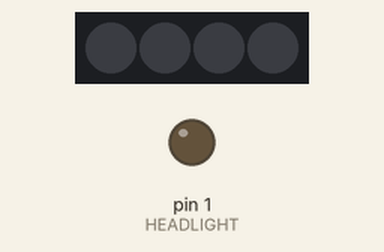
A sketch run on a simulated Arduino Uno, built with avr-gcc and run on an emulated ATmega328P. Shown: 4 RGB LEDs in strip order, left to right, output pins drawn as LEDs (lit = HIGH). Dim RGB values are drawn brighter than linear.

Above: at 0.1 s.
At 3.1 s:
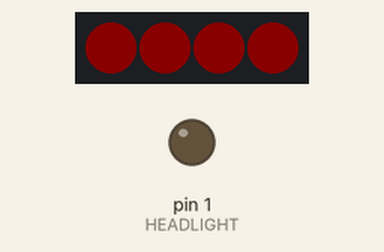
At 8.9 s:
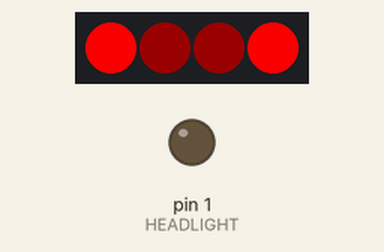
At 14.4 s:
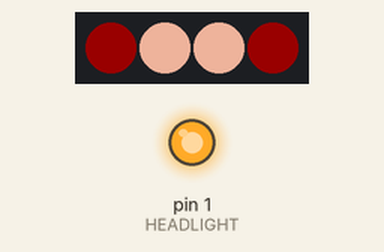
At 19.2 s:
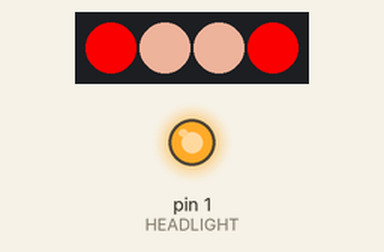
At 35.7 s:
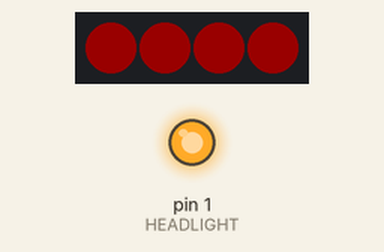
Timing chart, 0 to 37.2 s (numbered marks = the images above):
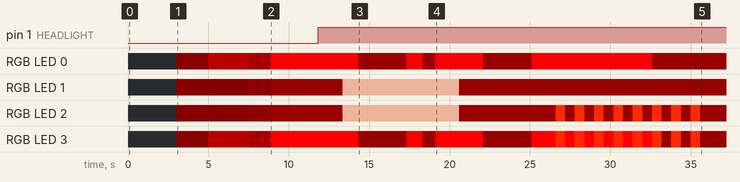

The sketch:

BrakeLights.ino
```cpp
// (licence header left out)
#include <Adafruit_NeoPixel.h>

#define PIN            0
#define NUMPIXELS      4

#define LEFT_OUTER      0
#define LEFT_INNER      1
#define RIGHT_INNER     2
#define RIGHT_OUTER     3

#define HEADLIGHT         1

Adafruit_NeoPixel strip = Adafruit_NeoPixel(NUMPIXELS, PIN, NEO_GRB + NEO_KHZ800);

// Color definitions
int off[]          = {  0,   0,   0};
int redDim[]       = { 10,   0,   0};
int red[]          = { 25,   0,   0};
int redBright[]    = {70,   0,   0};
int redXBright[]   = {240,   0,   0};
int white[]        = {200, 150, 130};
int orangeBright[] = {250,  40,   0};


void setup() {
  strip.begin(); // This initializes the NeoPixel library.

  pinMode(HEADLIGHT, OUTPUT);
  digitalWrite(HEADLIGHT, LOW);
}

void loop() {
  int i;
  int turnTimer;

  //Set all addressable LEDs to OFF
  clear();
  strip.show();
  delay(3000);

  // Car turned on
  setTailLights(redDim);

  delay(2000);

  // Brakes applied
  setTailLights(redBright, redDim);

  delay(2500);

  // Starter cranking lights dim with each engine rotation
  int crankTimer = 100;
  int crankTlower = crankTimer;
  for(i = 0; i < 10; i++) {
    crankTlower = crankTlower -= i*2;
    setTailLights(redBright, red); // Bright
    delay(crankTlower);
    setTailLights(red, redDim); // Dim
    delay(crankTlower);
  }
  setTailLights(redXBright, red); // End on brighter

  delay(3000);

  //Headlights On
  digitalWrite(HEADLIGHT, HIGH);

  delay(1500);

  // Goes into reverse
  setTailLights(redXBright, white);

  delay(1000);

  // Brakes released
  setTailLights(red, white);

  delay(3000);

  // Brakes applied
  setTailLights(redXBright, white);

  delay(1000);

  // Brakes released
  setTailLights(red, white);

  delay(750);

  // Brakes applied
  setTailLights(redXBright, white);

  delay(1500);

  // Reverse released
  setTailLights(redXBright, red);

  delay(1500);

  // Brakes released
  setTailLights(red);

  delay(3000);

  // Brakes applied
  setTailLights(redXBright, red);

  delay(1500);

  // Right turn signal applied
  turnTimer = 600;
  // 4 times
  for(i=0; i<5; i++) {
    setTailLights(redXBright, red, orangeBright, orangeBright); // Turn signal
    delay(turnTimer);
    setTailLights(redXBright, red, red, redXBright); // Normal
    delay(turnTimer);
  }
  // Brakes released
  // 2 more with breakes released
  for(i=0; i<3; i++) {
  setTailLights(red, red, orangeBright, orangeBright); // Turn signal, no brake
  delay(turnTimer);
  setTailLights(red, red, red, red);
  delay(turnTimer);
  }
  // Turn signal released

  delay(500);

  //Drive forward for some time
   setTailLights(red);
   delay(5000);

   // Brakes applied
  setTailLights(redXBright, red);

  delay(1500);

  // Right turn signal applied
  turnTimer = 600;
  // 2 times
  for(i=0; i<3; i++) {
    setTailLights(redXBright, red, orangeBright, orangeBright); // Turn signal
    delay(turnTimer);
    setTailLights(redXBright, red, red, redXBright); // Normal
    delay(turnTimer);
  }
  // Brakes released
  // 5 more with breakes released
  for(i=0; i<6; i++) {
  setTailLights(red, red, orangeBright, orangeBright); // Turn signal, no brake
  delay(turnTimer);
  setTailLights(red, red, red, red);
  delay(turnTimer);
  }
  // Turn signal released

  delay(500);

  //Drive forward for some time
   setTailLights(red);
   delay(5000);

   // Brakes applied
  setTailLights(redXBright, red);

  delay(1500);

  // Left turn signal applied with one bulb burned out
  turnTimer = 200;
  // 9 times
  for(i=0; i<10; i++) {
    setTailLights(redXBright, orangeBright, red, redXBright); // Turn signal
    delay(turnTimer);
    setTailLights(redXBright, red, red, redXBright); // Normal
    delay(turnTimer);
  }
  // Brakes released
  // 11 more with breakes released
  for(i=0; i<12; i++) {
  setTailLights(red, orangeBright, red, red); // Turn signal, no brake
  delay(turnTimer);
  setTailLights(red, red, red, red);
  delay(turnTimer);
  }
  // Turn signal released

  delay(500);

  //Drive forward for some time
   setTailLights(red);
   delay(5000);

  // Brakes applied
  setTailLights(redXBright, red);

  delay(3000);

  // Lights dim
  setTailLights(redBright, redDim);

  delay(4000);

  // Headlights Off
  digitalWrite(HEADLIGHT, LOW);

  delay(500);

  // Lights dim
  setTailLights(redBright, off);

  delay(2500);

  // Lights turn off
  setTailLights(off);

}

// Car helpers

void setTailLights(int *all) {
  setTailLights(all, all, all, all);
}

void setTailLights(int *bothOuter, int *bothInner) {
  setTailLights(bothOuter, bothInner, bothInner, bothOuter);
}

void setTailLights(int *leftOuter, int *leftInner, int *rightInner, int *rightOuter ) {
  setPixelColor(LEFT_OUTER, leftOuter);
  setPixelColor(LEFT_INNER, leftInner);
  setPixelColor(RIGHT_INNER, rightInner);
  setPixelColor(RIGHT_OUTER, rightOuter);
  strip.show();
}

// Strip helpers
void clear() {
  for(int i=0; i< strip.numPixels(); i++) {
    //strip.setPixelColor(i, strip.Color(0, 0, 0));
    setPixelColor(i, off);
  }
}

// Override for my colors, uses global `strip`
void setPixelColor(int index, int *colorValues) {
  uint32_t color;
  color = strip.Color(colorValues[0], colorValues[1], colorValues[2]);
  strip.setPixelColor(index, color);
}
```

Measured:
- by itself, pin 1 (HEADLIGHT): LOW → HIGH at 11.8 s
- by itself, RGB LED 0: off → RGB(10, 0, 0) at 3.0 s, → RGB(70, 0, 0) 2.0 s later, → RGB(25, 0, 0) 2.6 s later, → RGB(70, 0, 0) 0.10 s later, … (25 changes in this stretch)
- by itself, RGB LED 3: off → RGB(10, 0, 0) at 3.0 s, → RGB(70, 0, 0) 2.0 s later, → RGB(25, 0, 0) 2.6 s later, → RGB(70, 0, 0) 0.10 s later, … (40 changes in this stretch)
